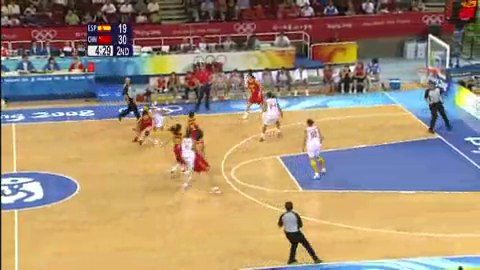
#> input picture frame 14 of video/test3_480x270.mp4, 480 x 270 px, given in place of 20171127_195948.mov, which was not available
$ python improving_opencv_object_detection2.py   (older library calls are emulated)
#> lines starting #> are read from the running program, lines starting #| are printed output that depends on the picture; after the words box and inside, x2 and y2 are one past the last pixel; in counts of white or black regions, pixels touching at a corner belong together; pictures that were not available may be replaced by others from this repository, and a replacement may not be noted
import cv2
import numpy as np
import math
import kmeans

#cv2.drawContours(copy, i, -1, (0, 0, 255), 3)
# '../input_sample_video/test2_640x360.mov
# /Users/itaegyeong/Desktop/testshape.mov

video = cv2.VideoCapture('/Users/itaegyeong/Desktop/20171127_195948.mov')
mog = cv2.createBackgroundSubtractorMOG2()

termination = (cv2.TERM_CRITERIA_EPS | cv2.TERM_CRITERIA_COUNT, 10, 1)


#fourcc = cv2.VideoWriter_fourcc(*'XVID')
#out = cv2.VideoWriter('output.avi',fourcc, 20.0, (640,360))

def cam_shift(frame):

    hsv = cv2.cvtColor(frame, cv2.COLOR_BGR2HSV)
    dst = cv2.calcBackProject([hsv], [0], roi_hist, [0,180], 1)
    ret, track_window = cv2.CamShift(dst, track_window, termination)


# 축소 팽창시키기
def morphology(frame):
    # Kernel Filter
    kernel_open = np.ones((1, 1))
    kernel_close = np.ones((20, 20))
    # morphology
    mask_open = cv2.morphologyEx(frame, cv2.MORPH_OPEN, kernel_open, iterations=1)  # 축소
    mask_close = cv2.morphologyEx(mask_open, cv2.MORPH_CLOSE, kernel_close, iterations=1)  # 팽창
    return mask_close


# 움직이는 물체 탐지해서 이미지로 바꿔서 반환
def moving_object(frame):
    fg_mask = mog.apply(frame)
    fg_mask2 = cv2.medianBlur(fg_mask, 5)
    final_img = cv2.bitwise_and(frame, frame, mask=fg_mask2)
    return final_img


# 색상 필터링
def color_detection(frame, rgb_lower, rgb_upper, teamcode):
    frame_hsv = cv2.cvtColor(frame, cv2.COLOR_BGR2HSV)
    lower = np.array(rgb_lower, dtype='uint8')
    upper = np.array(rgb_upper, dtype='uint8')

    mask = cv2.inRange(frame_hsv, lower, upper)
    return mask


# 색상 강조
def contours_emphasis(frame, mask, o, fill):
    copy = frame.copy()
    _, contours, _ = cv2.findContours(mask, cv2.RETR_TREE, cv2.CHAIN_APPROX_SIMPLE)

    point_list = []

    for i in contours:
        x, y, w, h = cv2.boundingRect(i)
        if y < 130:
            continue

        cv2.rectangle(copy, (x, y), (x + w, y + h), (0, 0, 255), fill)
        point_list.append(i)

    if o == 1:

        for i in range(0, len(point_list)):
            x1, y1, w1, h1 = cv2.boundingRect(point_list[i])

            if cv2.contourArea(point_list[i]) < 10:
                continue

            for j in range(i + 1, len(point_list)):
                x2, y2, w2, h2 = cv2.boundingRect(point_list[j])

                distance = math.sqrt(

                    ((x1 + w1 / 2) - (x2 + w2 / 2)) * ((x1 + w1 / 2) - (x2 + w2 / 2)) +
                    ((y1 + h1 / 2) - (y2 + h2 / 2)) * ((y1 + h1 / 2) - (y2 + h2 / 2))

                )

                if distance < 30 and cv2.contourArea(point_list[i]) < 100 and cv2.contourArea(point_list[j]) < 100:
                    cv2.line(copy, (x1, y1), (x2, y2), (0, 0, 255), 1)


    return copy


def kmeans(img):
    Z = img.reshape((-1, 3))

    # convert to np.float32
    Z = np.float32(Z)

    # define criteria, number of clusters(K) and apply kmeans()
    criteria = (cv2.TERM_CRITERIA_EPS + cv2.TERM_CRITERIA_MAX_ITER, 10, 1.0)
    K = 3
    ret, label, center = cv2.kmeans(Z, K, None, criteria, 10, cv2.KMEANS_RANDOM_CENTERS)

    # Now convert back into uint8, and make original image
    center = np.uint8(center)
    res = center[label.flatten()]
    res2 = res.reshape((img.shape))
    return res2


all_list = []
frame_count = 0

ret, frame = video.read()
#> frame is the input picture: shape (270, 480, 3); mean B, G, R 116.6, 142, 163

# 움직이는 물체 감지
moving_frame = moving_object(frame)
#> in moving_object, `fg_mask = mog.apply(frame)`: fg_mask: shape (270, 480); every value is 127

while True:

    ret, frame = video.read()
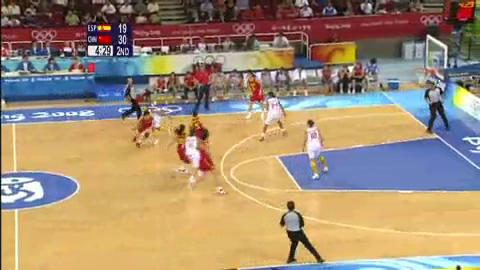
#> input picture frame 15 of video/test3_480x270.mp4, 480 x 270 px, given in place of 20171127_195948.mov, which was not available
#> frame is the input picture: shape (270, 480, 3); mean B, G, R 116.5, 141.9, 162.8

    # 움직이는 물체 감지
    moving_frame = moving_object(frame)
#> in moving_object (call 2), `fg_mask2 = cv2.medianBlur(fg_mask, 5)`:
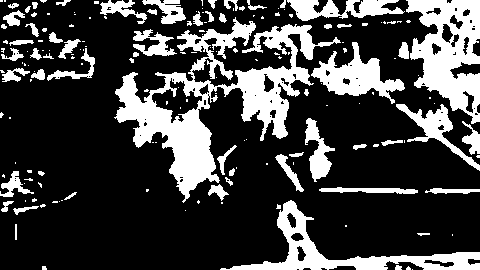
#> fg_mask2: shape (270, 480); values 0 (black) and 127 (white), 25.5% white; 172 white regions (113 under 20 px), largest, box (x1, y1, x2, y2) and area: (114, 17, 341, 203) 11462, (406, 0, 480, 124) 5257, (220, 200, 480, 270) 3694


    cv2.imshow('moving',frame)


    # 색상 강조 1번
    red_detection_mask = color_detection(moving_frame, [0, 120, 50], [30, 255, 255], 1)
#> in color_detection, `frame_hsv = cv2.cvtColor(frame, cv2.COLOR_BGR2HSV)`: frame_hsv: shape (270, 480, 3); mean H, S, V 15.5, 23, 39
#> in color_detection, `mask = cv2.inRange(frame_hsv, lower, upper)`: mask: shape (270, 480); 4.3% white; 339 white regions (292 under 20 px)
   # red_detection_mask2 = color_detection(moving_frame, [150, 150, 50], [190, 255, 255], 1)

   # img = cv2.add(red_detection_mask,red_detection_mask2)

    # color_detection_mask = color_detection(moving_frame, [0, 120, 80], [10, 255, 255], 1)

    contours_emphasis_frame = contours_emphasis(moving_frame,red_detection_mask, 0, -1)
#> in contours_emphasis, `_, contours, _ = cv2.findContours(mask, cv2.RETR_TREE, cv2.CHAIN_APPRO..`: contours = 369 contours, 344 with area under 20; largest, box (x1, y1, x2, y2) and area: (133, 111, 220, 183) 1762, (169, 171, 190, 203) 201, (454, 0, 477, 20) 166, (248, 76, 261, 102) 146, (273, 121, 288, 139) 100
#> the loop in contours_emphasis, `for i in contours:` made 369 passes
#> (x, y, w, h) on passes 2 to 4: (456, 268, 4, 2), (42, 266, 5, 4), (246, 265, 1, 1)
#> after the loop in contours_emphasis, `for i in contours:`:
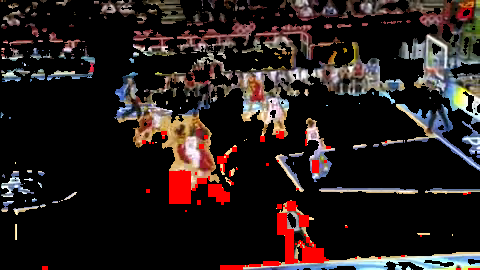
#> copy: shape (270, 480, 3); mean B, G, R 27.9, 29.4, 39.1
#> after the loop in contours_emphasis, `for i in contours:`: point_list = 108 contours, 99 with area under 20; largest, box (x1, y1, x2, y2) and area: (169, 171, 190, 203) 201, (302, 248, 323, 262) 78, (277, 213, 286, 234) 52, (285, 229, 293, 263) 51, (287, 201, 295, 210) 44

    cv2.imshow('contours_emphasis_frame',contours_emphasis_frame)


    # 색상 강조 2번
    color_detection_mask2 = color_detection(contours_emphasis_frame, [0, 120, 80], [10, 255, 255], 1)
#> in color_detection (call 2), `frame_hsv = cv2.cvtColor(frame, cv2.COLOR_BGR2HSV)`: frame_hsv: shape (270, 480, 3); mean H, S, V 15.1, 27.2, 42.4
#> in color_detection (call 2), `mask = cv2.inRange(frame_hsv, lower, upper)`: mask: shape (270, 480); 3.6% white; 190 white regions (154 under 20 px)
    contours_emphasis_frame2 = contours_emphasis(contours_emphasis_frame,color_detection_mask2,1, -1)
#> call 2 of contours_emphasis, with o = 1, fill = -1
#> in contours_emphasis (call 2), `_, contours, _ = cv2.findContours(mask, cv2.RETR_TREE, cv2.CHAIN_APPRO..`: contours = 196 contours, 170 with area under 20; largest, box (x1, y1, x2, y2) and area: (169, 170, 191, 204) 676, (277, 213, 298, 264) 470, (298, 237, 329, 263) 362, (208, 184, 230, 205) 272, (199, 144, 212, 173) 132
#> the loop in contours_emphasis (call 2), `for i in contours:` made 196 passes
#> (i, x, y, w, h) on passes 1 to 3: ([[468, 268], [468, 269], [479, 269], [479, 268]], 468, 268, 12, 2), ([[456, 268], [456, 269], [460, 269], [460, 268]], 456, 268, 5, 2), ([[42, 266], [42, 269], [47, 269], [47, 266]], 42, 266, 6, 4)
#> after the loop in contours_emphasis (call 2), `for i in contours:`:
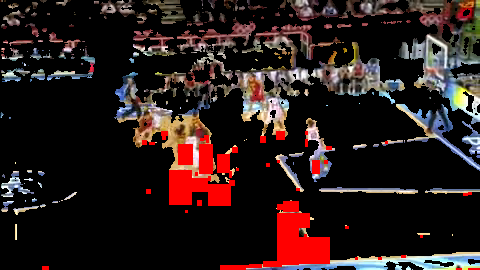
#> copy: shape (270, 480, 3); 2.12% of pixels changed, all inside (x1, y1, x2, y2) = (48, 131, 472, 270)
#> after the loop in contours_emphasis (call 2), `for i in contours:`: point_list = 59 contours, 43 with area under 20; largest, box (x1, y1, x2, y2) and area: (169, 170, 191, 204) 676, (277, 213, 298, 264) 470, (298, 237, 329, 263) 362, (208, 184, 230, 205) 272, (199, 144, 212, 173) 132
#> the loop in contours_emphasis (call 2), `for i in range(0, len(point_list)):` made 59 passes
#> (x1, y1, w1, h1) on passes 1 to 12: (468, 268, 12, 2), (456, 268, 5, 2), (42, 266, 6, 4), (246, 265, 2, 2), (220, 265, 25, 5), (249, 264, 12, 3), (263, 261, 18, 5), (378, 257, 3, 2), (355, 257, 2, 2), (401, 255, 4, 2), (295, 243, 2, 2), (298, 237, 31, 26)
#> after the loop in contours_emphasis (call 2), `for i in range(0, len(point_list)):`: copy: shape (270, 480, 3); 0.23% of pixels changed, all inside (x1, y1, x2, y2) = (166, 131, 468, 269)

    cv2.imshow('contours_emphasis_frame2',contours_emphasis_frame2)

    # 색상 강조 3번 및 출력
    color_detection_mask3 = color_detection(contours_emphasis_frame2, [0, 120, 80], [10, 255, 255], 1)
#> call 3 of color_detection, with teamcode = 1
#> in color_detection (call 3), `frame_hsv = cv2.cvtColor(frame, cv2.COLOR_BGR2HSV)`: frame_hsv: shape (270, 480, 3); mean H, S, V 14.5, 31.9, 46.3
#> in color_detection (call 3), `mask = cv2.inRange(frame_hsv, lower, upper)`:
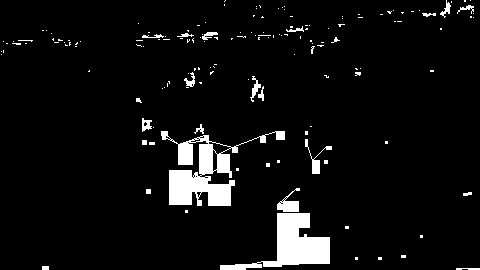
#> mask: shape (270, 480); 5.8% white; 155 white regions (132 under 20 px), largest, box (x1, y1, x2, y2) and area: (161, 131, 285, 206) 3094, (220, 213, 330, 270) 2465, (277, 188, 300, 212) 255
    contours_emphasis_frame3 = contours_emphasis(frame,color_detection_mask3, 1, 2)
#> call 3 of contours_emphasis, with o = 1, fill = 2
#> the loop in contours_emphasis (call 3), `for i in contours:` made 181 passes
#> i on passes 2 to 4: [[42, 266], [42, 269], [48, 269], [48, 266]], [[378, 257], [378, 259], [381, 259], [381, 257]], [[355, 257], [355, 259], [357, 259], [357, 257]]
#> after the loop in contours_emphasis (call 3), `for i in contours:`: copy: shape (270, 480, 3); 3.23% of pixels changed, all inside (x1, y1, x2, y2) = (41, 130, 480, 270)
#> the loop in contours_emphasis (call 3), `for i in range(0, len(point_list)):` made 44 passes
#> after the loop in contours_emphasis (call 3), `for i in range(0, len(point_list)):`:
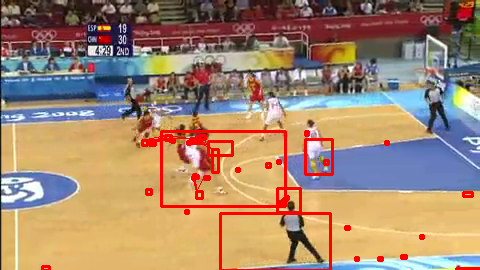
#> copy: shape (270, 480, 3); mean B, G, R 112.6, 136.3, 164.5

    cv2.imshow('contours_emphasis_frame3',contours_emphasis_frame3)

    #red_detection_mask_shrink = cv2.resize(red_detection_mask, None, fx=0.5, fy=0.5, interpolation=cv2.INTER_AREA)
    #red_detection_mask_shrink2 = cv2.resize(red_detection_mask2, None, fx=0.5, fy=0.5, interpolation=cv2.INTER_AREA)


    color_detection_mask_shrink2 = cv2.resize(color_detection_mask2, None, fx=0.5, fy=0.5, interpolation=cv2.INTER_AREA)

    color_detection_mask_shrink3 = cv2.resize(color_detection_mask3, None, fx=0.5, fy=0.5, interpolation=cv2.INTER_AREA)

    contours_emphasis_frame_shrink = cv2.resize(contours_emphasis_frame, None, fx=0.5, fy=0.5, interpolation=cv2.INTER_AREA)
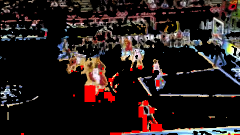
#> contours_emphasis_frame_shrink: shape (135, 240, 3); mean B, G, R 27.9, 29.5, 39.1

    cv2.imshow('m', moving_frame)
   # cv2.imshow('color_detection_mask', red_detection_mask_shrink)
   # cv2.imshow('color_detection_mask2', red_detection_mask_shrink2)


   # cv2.imshow('frame', frame_shrink)


    cv2.waitKey(0)

$ run again, starting later in the video
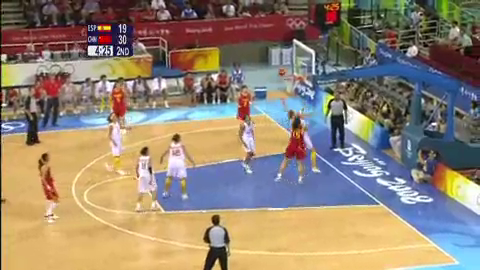
#> input picture frame 116 of video/test3_480x270.mp4, 480 x 270 px, given in place of 20171127_195948.mov, which was not available
#> frame is the input picture: shape (270, 480, 3); mean B, G, R 115, 132.5, 147.5
#> fg_mask: shape (270, 480); values 127 (black) and 255 (white), 0.01% white in thin lines or dots, all inside (x1, y1, x2, y2) = (0, 47, 406, 197)
#> fg_mask2: shape (270, 480); every value is 127
#> fg_mask2: shape (270, 480); values 0 (black) and 127 (white), 39% white; 107 white regions (59 under 20 px), largest, box (x1, y1, x2, y2) and area: (0, 0, 480, 270) 41114, (10, 0, 115, 29) 1780, (32, 151, 60, 226) 1386
#> frame_hsv: shape (270, 480, 3); mean H, S, V 23.2, 32.4, 59.8
#> mask: shape (270, 480); 5.3% white; 406 white regions (346 under 20 px)
#> contours = 431 contours, 391 with area under 20; largest, box (x1, y1, x2, y2) and area: (32, 151, 60, 208) 940, (106, 88, 124, 119) 284, (281, 126, 307, 152) 210, (104, 154, 128, 176) 184, (30, 74, 57, 99) 170
#> the loop in contours_emphasis, `for i in contours:` made 431 passes
#> (i, x, y, w, h) on passes 1, 2, 4: ([[93, 269], [94, 269]], 93, 269, 2, 1), ([[214, 268], [214, 269], [215, 269], [215, 268]], 214, 268, 2, 2), ([[224, 267], [224, 269]], 224, 267, 1, 3)
#> after the loop in contours_emphasis, `for i in contours:`: point_list = 206 contours, 190 with area under 20; largest, box (x1, y1, x2, y2) and area: (32, 151, 60, 208) 940, (104, 154, 128, 176) 184, (443, 166, 474, 182) 168, (200, 214, 218, 227) 80, (261, 250, 329, 255) 66
#> frame_hsv: shape (270, 480, 3); mean H, S, V 22.3, 43.2, 68.1
#> mask: shape (270, 480); 7.7% white; 222 white regions (154 under 20 px)
#> contours = 226 contours, 180 with area under 20; largest, box (x1, y1, x2, y2) and area: (32, 151, 61, 209) 1596, (186, 229, 210, 270) 644, (104, 154, 137, 182) 580, (443, 166, 476, 183) 498, (261, 250, 340, 256) 361
#> the loop in contours_emphasis (call 2), `for i in contours:` made 226 passes
#> (i, x, y, w, h) on passes 1 to 3: ([[93, 269], [95, 269]], 93, 269, 3, 1), ([[224, 267], [224, 269], [225, 269], [225, 267]], 224, 267, 2, 3), ([[398, 266], [398, 268], [402, 268], [402, 266]], 398, 266, 5, 3)
#> after the loop in contours_emphasis (call 2), `for i in contours:`: point_list = 106 contours, 72 with area under 20; largest, box (x1, y1, x2, y2) and area: (32, 151, 61, 209) 1596, (186, 229, 210, 270) 644, (104, 154, 137, 182) 580, (443, 166, 476, 183) 498, (261, 250, 340, 256) 361
#> the loop in contours_emphasis (call 2), `for i in range(0, len(point_list)):` made 106 passes
#> (x1, y1, w1, h1) on passes 1 to 8: (93, 269, 3, 1), (224, 267, 2, 3), (398, 266, 5, 3), (408, 264, 9, 3), (385, 264, 9, 6), (228, 264, 3, 6), (162, 261, 4, 3), (210, 260, 13, 10)
#> frame_hsv: shape (270, 480, 3); mean H, S, V 21.9, 49.9, 73.6
#> in color_detection (call 3), `mask = cv2.inRange(frame_hsv, lower, upper)`:
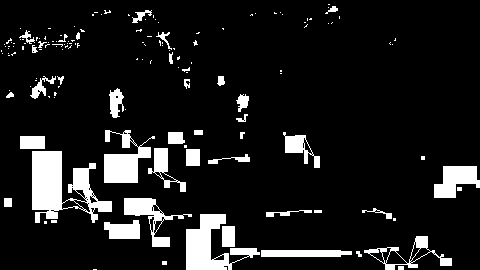
#> mask: shape (270, 480); 10.8% white; 147 white regions (104 under 20 px), largest, box (x1, y1, x2, y2) and area: (32, 151, 112, 223) 2838, (186, 214, 260, 270) 1850, (104, 130, 155, 183) 1374
#> `contours_emphasis_frame_shrink = cv2.resize(contours_emphasis_frame, N..`:
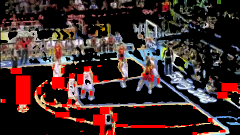
#> contours_emphasis_frame_shrink: shape (135, 240, 3); mean B, G, R 42.1, 43.6, 63.1
